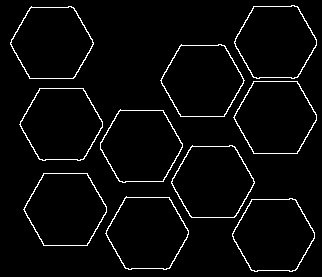
#> input picture demofiles/demo_img.tif, 322 x 277 px; its folder holds only this picture in this run
$ python demo.py
#> lines starting #> are read from the running program, lines starting #| are printed output that depends on the picture; after the words box and inside, x2 and y2 are one past the last pixel; in counts of white or black regions, pixels touching at a corner belong together
### src/utils.py
import csv
import numpy as np
from PIL import Image, ImageOps
import os


def load_params(params_path: str) -> dict:

#> called with params_path = 'demofiles/activecontour_params.csv'
    ac_params = {}

    with open(params_path) as csv_file:
#> (reads demofiles/activecontour_params.csv from the repository)
        csv_reader = csv.reader(csv_file, delimiter=';')

        keys = []
        values = []

        row_number = 0

        for row in csv_reader:
            if row_number == 0:
                keys = row
            elif row_number == 1:
                aux = []
                for i in row:
                    try:
                        aux.append(float(i))
                    except ValueError:
                        aux.append(i)
                values = aux
            else:
                break
            row_number += 1

        ac_params = dict(zip(keys, values))

    return ac_params


def get_coords_from_csv(filepath):

    filename = open(filepath, 'r')

    csv_reader = csv.reader(filename, delimiter=";")

    n_cols = 0
    for row in csv_reader:
        n_cols = len(row) - 1
        break

    rois = [[] for _ in range(n_cols)]

    for row in csv_reader:
        for i in range(len(row) - 1):
            rois[i].append(row[i])

    return rois

def get_image(image_path: str, padding=100) -> np.ndarray:

#> called with image_path = 'demofiles/demo_img.tif', padding = 100
    image_path = os.path.join(os.getcwd(), 'img', image_path)

    im = Image.open(image_path)
#> im is the input picture: PIL image 322x277 L; 3.5% white in thin lines or dots
    im = ImageOps.flip(im)
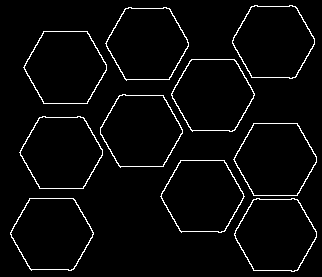
#> im: PIL image 322x277 L; 3.5% white in thin lines or dots

    width, height = im.size

    new_width = width + 2*padding
    new_height = height + 2*padding

    if im.mode == 'L':
        result = Image.new(im.mode, (new_width,new_height), (0))
#> result: PIL image 522x477 L; every value is 0
    elif im.mode == 'RGB':
        result = Image.new(im.mode, (new_width,new_height), (0, 0, 0))
    else:
        print(f"Image is being change from image mode {im.mode} to RGB")
        im = im.convert('RGB')
        print(im.mode)
        result = Image.new(im.mode, (new_width,new_height), (0, 0, 0))

    result.paste(im, (padding, padding))
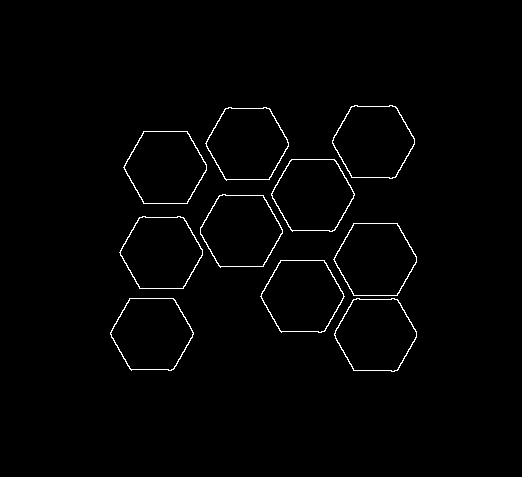
#> result: PIL image 522x477 L; 1.2% white in thin lines or dots, all inside (x1, y1, x2, y2) = (110, 105, 417, 372)

    return np.array(result)

### src/ActiveContour.py
import numpy as np
from scipy import interpolate
from scipy.ndimage import convolve
from scipy.interpolate import CubicSpline


from .geometryFunctions import *
from .hausdorffDistanceCalc import hausdorffDistanceFor2Dpoints


class ActiveContour:
    """Class that represents the snake, the contour that deforms until reaching a state of equilibrium through an
    optimization process. This class contains the methods needed to do that.

    Methods
    -------

    adjustContour(perimeter_factor=None, f_close=None, plot_contour=None, fix_point_count=None,
                    fix_point_indices=None, f_keep_point_count=None, f_compute_convergence=None,
                    convergence_thresh=None, convergence_metric_type=None,
                    convergence_metric_value=None)
                    Runs the GGVF Active Contour code to completion. It deforms iteratively the initial contour until it
                    reaches a sate of equilibrium.

    """

    # TODO: Aqui recibimos los parametros para inicializar el algoritmo
    def __init__(self, image: list, x_coords: list = None, y_coords: list = None, alpha: float = 0.1, beta: float = 0.25,
                 gamma: float = 1.0, kappa: float = 0.0, mu: float = 0.1, vf_iterations: int = 100,
                 contour_iterations: int = 200) -> None:

        """Initializes ActiveContour with the parameters given by the user, or
        the default parameter values if not given.

        Parameters
        ----------

        image : list
                Image file for which the active contour (snake) will be applied.
                This argument must be 2D.

        x_coords : list
                The initial X points of the active contour of the snake. Optional.
                Must be used with Y.

        y_coords : list
                The initial Y points of the active contour of the snake. Optional.
                Must be used with X.

        alpha : float
                The elasticity parameter of the active contour. It reflects the
                contour's ability to stretch along its length. Default: 0.10.

        beta : float
                The rigidity parameter of the active contour. It reflects the
                contour's ability to bend, as, for example, around corners.
                Default: 0.25.

        gamma : float
                The viscosity parameter. Larger values make it harder to deform
                the active contour in space. Default: 1.0.

        kappa : float
                The external force weight. Default: 1.25.

        mu : float
                The regularization parameter. this should be set according
                to the amount of noise in the image.
                Use a larger value for noisier images. Default: 0.10.

        vf_iterations : int
                The number of iterations for calculation the Gradient Vector
                Flow (GVF). Default: 100.

        contour_iterations : int
                The number of iterations to use in calculating the snake
                positions. Default: 200.

        """
#> called with alpha = 0.001, beta = 0.002, gamma = 1, kappa = 0.0015, mu = 1, vf_iterations = 30, contour_iterations = 100

        #para asegurar tipo de arrays, poner el tipo (d_type=float64? o double)

        self.image = np.array(image, dtype=np.float64)
#> (the rest of the program and of its run is left out)
